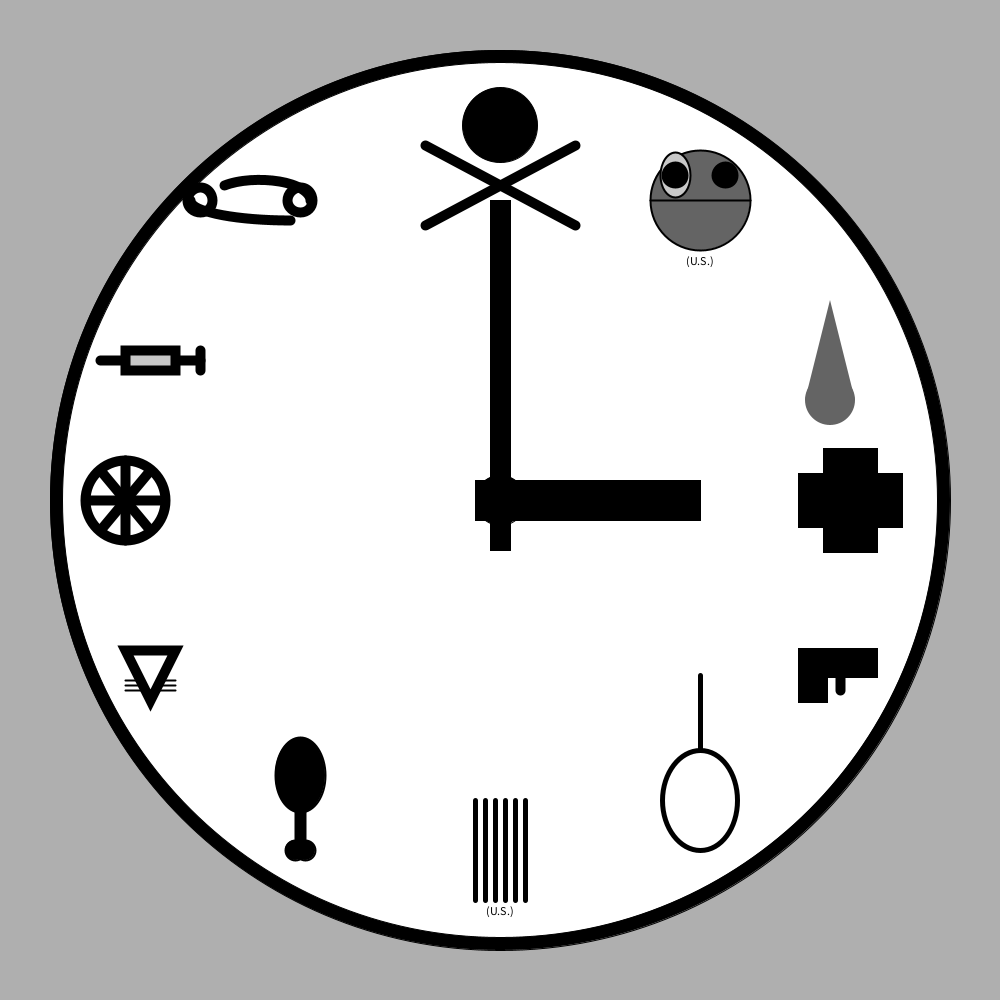
Frame 1 (no input)
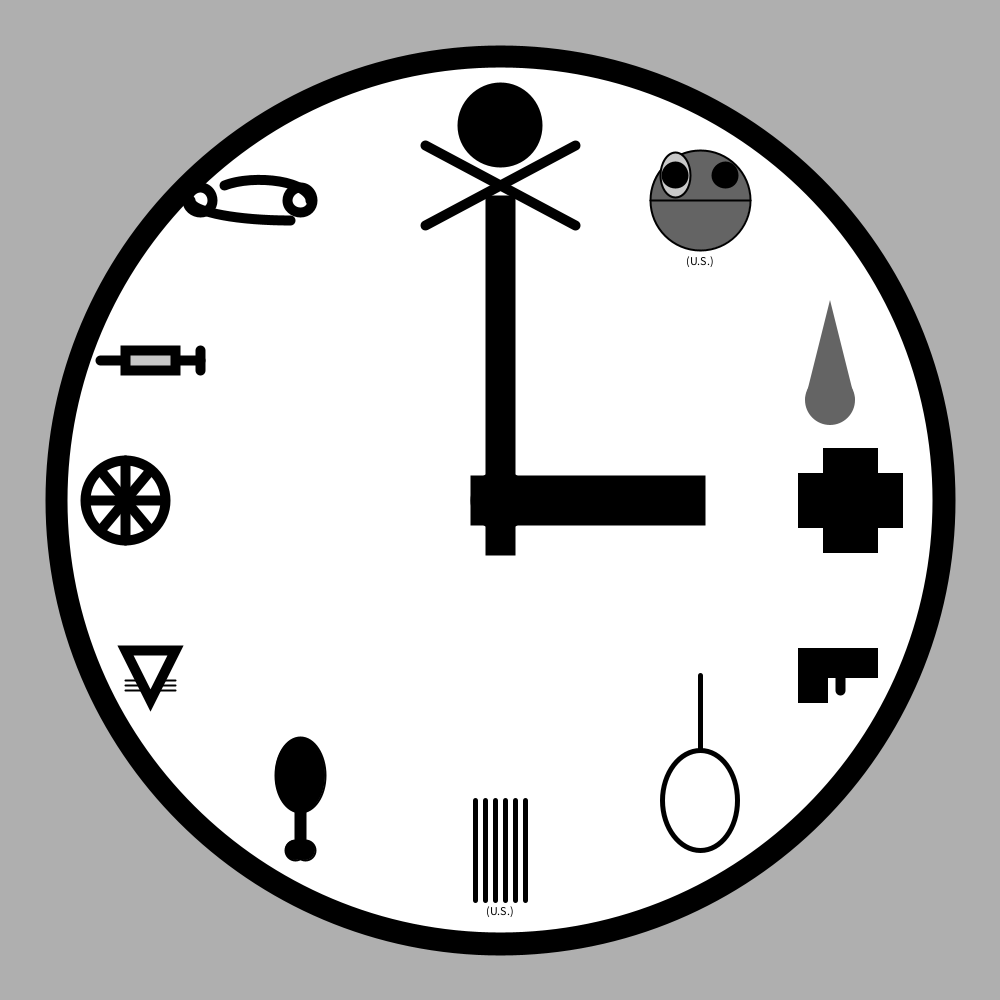
Frame 60 (the mouse pressed at the canvas centre just before this capture)
Frame 120 (the mouse held since frame 60 and released just before this capture): identical to frame 60, image omitted

The Processing sketch that drew these frames (run headless with seeded random() and noise(); from frame 60 on, the mouse is pressed at the canvas centre):

// Processing sketch: processing_171411
// ── processing_171411.pde

int state = 0;
int DCLOCK = 1;
int BCANCER = 2;
int BDRUG = 3;
int BCAR = 4;
int BANIMAL = 5;
int BFOOD = 6;
int BMURDER =7 ;
int BAIDS = 8;
int BSUICIDE = 9;
int BHEALTH = 10;
int BDOMESTIC = 11;
int BARREST = 12;
int BDEATH = 13;
int count = 14;

float x = 15;
float y = 16;

void setup() {
  size(1000, 1000);
  background(175);
  fill(0);
  ellipse(500, 500, 900, 900);
  fill(255);
  ellipse(500, 500, 875, 875);
  fill(0);
  ellipse(500, 500, 50, 50);
  rect(490, 200, 20, 350);
  rect(475, 480, 225, 40);
  state = DCLOCK;
  frameRate=30;
  text("(U.S.)", 500, 950);
}


void draw() {

  if (state==DCLOCK) {
    CLOCK();
  }
  if (state==BCANCER) {
    CANCER();
  }
  if (state==BDEATH) {
    DEATH();
  }
  if (state==BDRUG) {
    DRUG();
  }
  if (state==BCAR) {
    CAR();
  }
  if (state==BANIMAL) {
    ANIMAL();
  }
  if (state==BFOOD) {
    FOOD();
  }
  if (state==BARREST) {
    ARREST();
  }
  if (state==BSUICIDE) {
    SUICIDE();
  }
  if (state==BMURDER) {
    MURDER();
  }
  if (state==BHEALTH) {
    HEALTH();
  }
  if (state==BAIDS) {
    AIDS();
  }
  if (state==BDOMESTIC) {
    DOMESTIC();
  }
  println(mouseX, mouseY);
}




void DEATH() {
  fill(0);
  rect(0, 0, 100, 100);
  count++;
  if (count == 2) {
    float x = random(width);
    float y = random(height);
    ellipse(x, y, 75, 75);
    strokeWeight(10);
    line(x-75, y+100, x+75, y+20);
    line(x-75, y+20, x+75, y+100);
    count = 0;
  }
}



void CANCER() {
  fill(0);
  rect(0, 0, 100, 100);
  count++;
  if (count==13) {
    float x = random(width);
    float y = random(height);
    strokeWeight(10);
    fill(255);
    ellipse(x, y, 25, 25);
    ellipse(x+100, y, 25, 25);
    noFill();
    arc(x+60, y, 100, 40, PI+QUARTER_PI, TWO_PI);
    arc(x+90, y, 200, 40, HALF_PI, PI);
    count = 0;
  }
}



void DRUG() {
  fill(0);
  rect(0, 0, 100, 100);
  count++;
  if (count==1260) {
    float x = random(width);
    float y = random(height);
    strokeWeight(10);
    fill(200);
    line(x, y, x+100, y);
    rect(x+25, y-10, 50, 20);
    line(x+100, y-10, x+100, y+10);
    count = 0;
  }
}


void CAR() {
  fill(0);
  rect(0, 0, 100, 100);
  count++;
  if (count==750) {
    float x = random(width);
    float y = random(height);
    strokeWeight(10);
    fill(255);
    ellipse(x, y, 80, 80);
    line(x, y-40, x, y+40);
    line(x-35, y, x+35, y);
    line(x-25, y-30, x+25, y+30);
    line(x-25, y+30, x+25, y-30);
    count = 0;
  }
}

void ANIMAL() {
  fill(0);
  rect(0, 0, 100, 100);
  count++;
  if (count==300) {
    float x = random(width);
    float y = random(height);
    strokeWeight(2);
    noFill();
    line(x, y+30, x+50, y+30);
    line(x, y+35, x+50, y+35);
    line(x, y+40, x+50, y+40);
    strokeWeight(10);
    triangle(x, y, x+50, y, x+25, y+50);
    fill(0);
    count = 0;
  }
}

void FOOD() {
  fill(0);
  rect(0, 0, 100, 100);
  count++;
  if (count==300) {
    float x = random(width);
    float y = random(height);
    strokeWeight(2);
    fill(0);
    ellipse(x, y, 50, 75);
    rect(x-5, y, 10, 75);
    ellipse(x-5, y+75, 20, 20);
    ellipse(x+5, y+75, 20, 20);
    count = 0;
  }
}

void ARREST() {
  fill(0);
  rect(0, 0, 100, 100);
  count++;
  if (count==60) {
    float x = random(width);
    float y = random(height);
    strokeWeight(5);
    line(x-25, y-50, x-25, y+50);
    line(x-15, y-50, x-15, y+50);
    line(x-5, y-50, x-5, y+50);
    line(x+5, y-50, x+5, y+50);
    line(x+15, y-50, x+15, y+50);
    line(x+25, y-50, x+25, y+50);
    count = 0;
  }
}

void SUICIDE() {
  fill(0);
  rect(0, 0, 100, 100);
  count++;
  if (count==930) {
    float x = random(width);
    float y = random(height);
    stroke(0);
    strokeWeight(5);
    noFill();
    ellipse(x, y, 75, 100);
    line(x, y-50, x, y-125);
    count = 0;
    fill(0);
  }
}

void MURDER() {
  fill(0);
  rect(0, 0, 100, 100);
  count++;
  if (count==2160) {
    float x = random(width);
    float y = random(height);
    fill(0);
    rect(x, y, 25, 50);
    rect(x, y, 75, 25);
    noFill();
    stroke(0);
    strokeWeight(10);
    line(x+40, y+5, x+40, y+40);
    count = 0;
    fill(0);
  }
}

void HEALTH() {
  fill(0);
  rect(0, 0, 100, 100);
  count++;
  if (count==34) {
    float x = random(width);
    float y = random(height);
    rect(x, y, 100, 50);
    rect(x+25, y-25, 50, 100);
    count = 0;
    fill(0);
  }
}

void AIDS() {
  fill(0);
  rect(0, 0, 100, 100);
  count++;
  if (count==630) {
    float x = random(width);
    float y = random(height);
    strokeWeight(5);
    noStroke();
    fill(100);
    ellipse(x, y, 50, 50);
    triangle(x-25, y, x+25, y, x, y-100);
    count = 0;
    fill(0);
  }
}

void DOMESTIC() {
  fill(0);
  rect(0, 0, 100, 100);
  count++;
  if (count==270) {
    float x = random(width);
    float y = random(height);
    strokeWeight(2);
    fill(100);
    ellipse(x, y, 100, 100);
    fill(200);
    ellipse(x-25, y-25, 30, 45);
    fill(0);
    ellipse(x-25, y-25, 25, 25);
    ellipse(x+25, y-25, 25, 25);
    line(x-50, y, x+50, y);
    count = 0;
    fill(0);
  }
}

void mouseClicked() {
  if ( mouseX > 0 && mouseX < 100 && mouseY > 0 && mouseY < 100) {
    state = DCLOCK;
    CLOCK();
  }
  if (state == DCLOCK) {
    if (mouseX > 170 && mouseX < 320 && mouseY > 160 && mouseY < 250) {
      state = BCANCER;
      count = 0;
      background(255);
      CANCER();
    }
    if (mouseX > 415 && mouseX < 590 && mouseY > 83 && mouseY < 235) {
      state = BDEATH;
      count = 0;
      background(255);
      DEATH();
    }
    if (mouseX > 87 && mouseX < 333 && mouseY > 207 && mouseY < 385) {
      state = BDRUG;
      count = 0;
      background(255);
      DRUG();
    }
    if (mouseX > 70 && mouseX < 175 && mouseY > 450 && mouseY < 530) {
      state = BCAR;
      count = 0;
      background(255);
      CAR();
    }
    if (mouseX > 100 && mouseX < 180 && mouseY > 635 && mouseY < 715) {
      state = BANIMAL;
      count = 0;
      background(255);
      ANIMAL();
    }
    if (mouseX > 260 && mouseX < 325 && mouseY > 730 && mouseY < 865) {
      state = BFOOD;
      count = 0;
      background(255);
      FOOD();
    }
    if (mouseX > 450 && mouseX < 525 && mouseY > 780 && mouseY < 900) {
      state = BARREST;
      count = 0;
      background(255);
      ARREST();
    }
    if (mouseX > 650 && mouseX < 750 && mouseY > 670 && mouseY < 850) {
      state = BSUICIDE;
      count = 0;
      background(255);
      SUICIDE();
    }
    if (mouseX > 790 && mouseX < 880 && mouseY > 645 && mouseY < 700) {
      state = BMURDER;
      count = 0;
      background(255);
      MURDER();
    }
    if (mouseX > 780 && mouseX < 915 && mouseY > 450 && mouseY < 555) {
      state = BHEALTH;
      count = 0;
      background(255);
      HEALTH();
    }
    if (mouseX > 785 && mouseX < 865 && mouseY > 300 && mouseY < 420) {
      state = BAIDS;
      count = 0;
      background(255);
      AIDS();
    }
    if (mouseX > 645 && mouseX < 750 && mouseY > 150 && mouseY < 250) {
      state = BDOMESTIC;
      count = 0;
      background(255);
      DOMESTIC();
    }
  }
}




void CLOCK() {
  //CLOCK FACE//
  background(175);
  fill(0);
  ellipse(500, 500, 900, 900);
  fill(255);
  ellipse(500, 500, 875, 875);
  fill(0);
  ellipse(500, 500, 50, 50);
  rect(490, 200, 20, 350);
  rect(475, 480, 225, 40);


  ////OBJECTS ON CLOCK////

  //skull
  ellipse(500, 125, 75, 75);
  strokeWeight(10);
  line(425, 225, 575, 145);
  line(425, 145, 575, 225);

  //cancer
  strokeWeight(10);
  fill(255);
  ellipse(200, 200, 25, 25);
  ellipse(300, 200, 25, 25);
  noFill();
  arc(260, 200, 100, 40, PI+QUARTER_PI, TWO_PI);
  arc(290, 200, 200, 40, HALF_PI, PI);

  //drugs
  strokeWeight(10);
  fill(200);
  line(100, 360, 200, 360);
  rect(125, 350, 50, 20);
  line(200, 350, 200, 370);

  //wheel
  strokeWeight(10);
  fill(255);
  ellipse(125, 500, 80, 80);
  line(125, 460, 125, 540);
  line(90, 500, 160, 500);
  line(100, 470, 150, 530);
  line(100, 530, 150, 470);

  //rat
  strokeWeight(2);
  line(125, 680, 175, 680);
  line(125, 685, 175, 685);
  line(125, 690, 175, 690);
  strokeWeight(10);
  triangle(125, 650, 175, 650, 150, 700);

  //food
  strokeWeight(2);
  fill(0);
  ellipse(300, 775, 50, 75);
  rect(295, 775, 10, 75);
  ellipse(295, 850, 20, 20);
  ellipse(305, 850, 20, 20);

  //jail
  strokeWeight(5);
  line(475, 800, 475, 900);
  line(485, 800, 485, 900);
  line(495, 800, 495, 900);
  line(505, 800, 505, 900);
  line(515, 800, 515, 900);
  line(525, 800, 525, 900);
  textMode(CENTER);
  textAlign(CENTER);
  text("(U.S.)", 500, 915);

  //domvio
  strokeWeight(2);
  fill(100);
  ellipse(700, 200, 100, 100);
  fill(200);
  ellipse(675, 175, 30, 45);
  fill(0);
  ellipse(675, 175, 25, 25);
  ellipse(725, 175, 25, 25);
  line(650, 200, 750, 200);
   textMode(CENTER);
  textAlign(CENTER);
  text("(U.S.)", 700, 265);


  //blood
  strokeWeight(5);
  noStroke();
  fill(100);
  ellipse(830, 400, 50, 50);
  triangle(805, 400, 855, 400, 830, 300);

  //suicide
  stroke(0);
  strokeWeight(5);
  fill(255);
  ellipse(700, 800, 75, 100);
  line(700, 750, 700, 675);

  //health
  fill(0);
  rect(800, 475, 100, 50);
  rect(825, 450, 50, 100);

  //gun
  fill(0);
  rect(800, 650, 25, 50);
  rect(800, 650, 75, 25);
  noFill();
  stroke(0);
  strokeWeight(10);
  line(840, 655, 840, 690);
}
